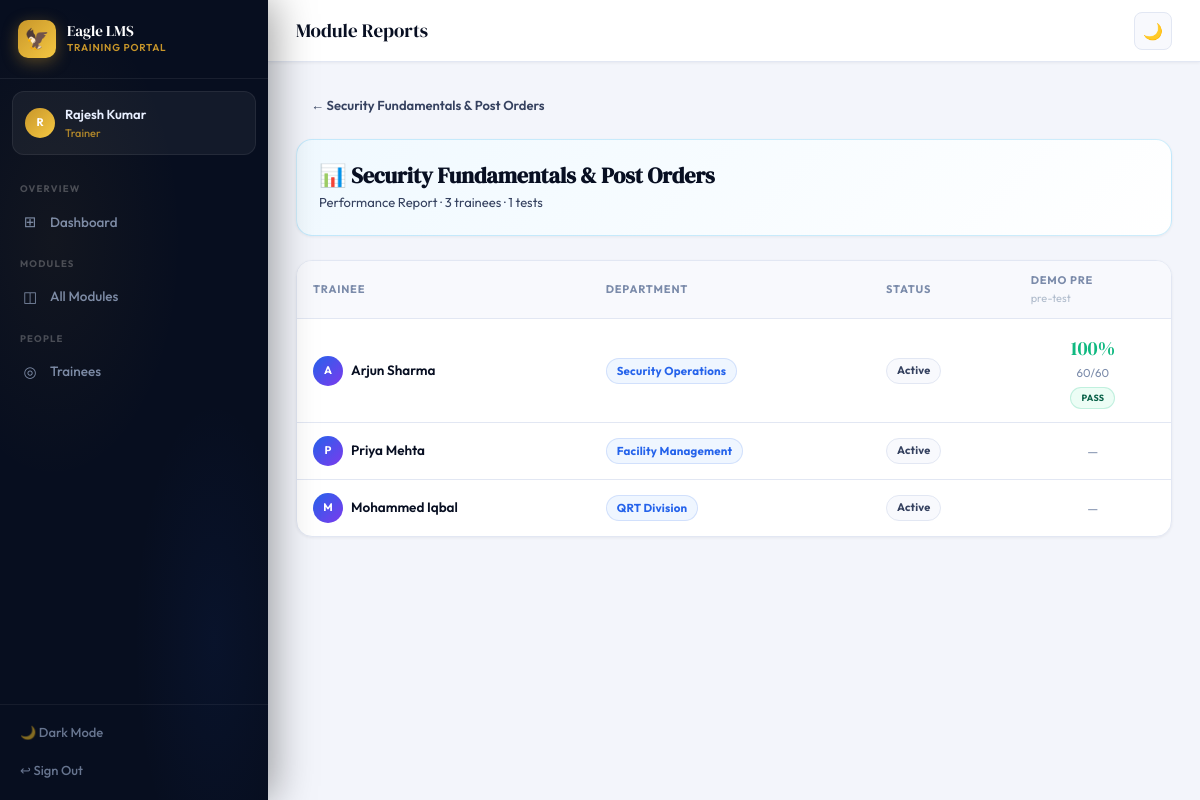
/trainer/module/1/reports (signed in), run on an earlier commit of the app's database.
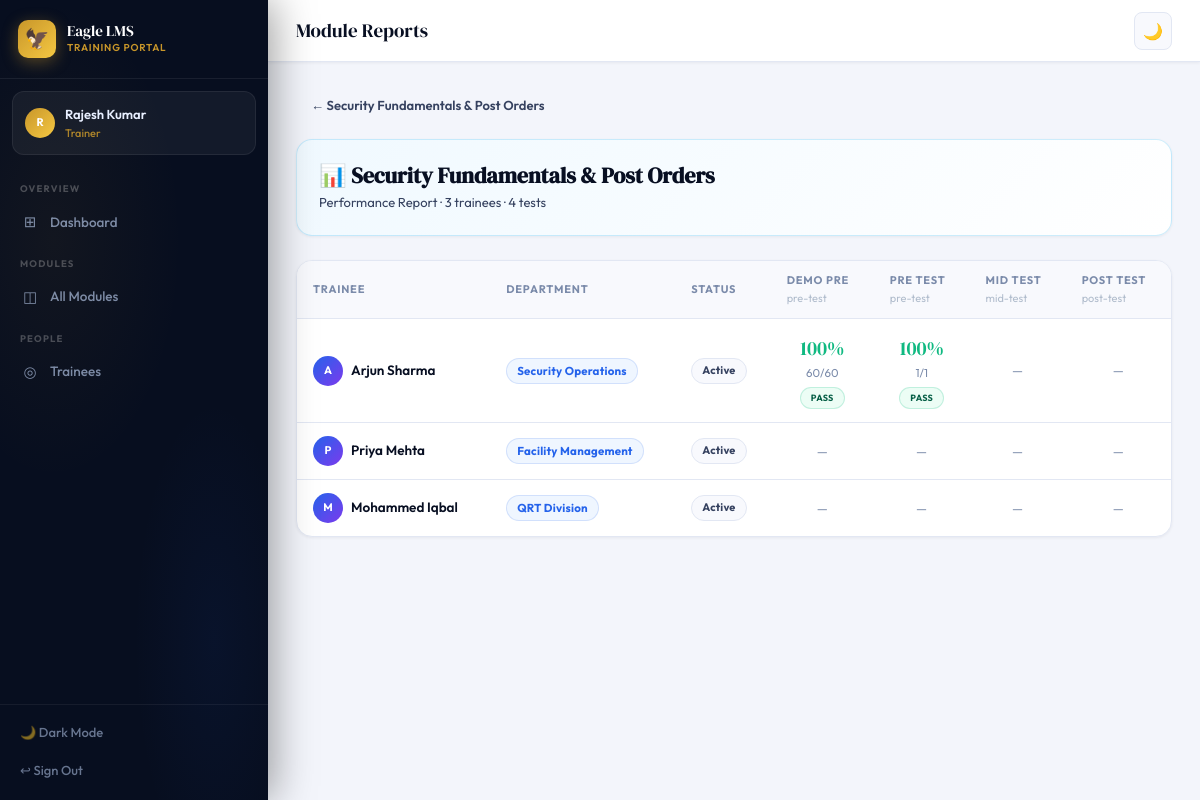
And on a later commit of the database.
### tables this page shows
CREATE TABLE tests(
            id INTEGER PRIMARY KEY AUTOINCREMENT,
            module_id INTEGER, title TEXT NOT NULL,
            test_type TEXT NOT NULL,
            duration_minutes INTEGER DEFAULT 30,
            start_datetime TIMESTAMP, end_datetime TIMESTAMP,
            passing_marks INTEGER DEFAULT 60, max_attempts INTEGER DEFAULT 1,
            created_at TIMESTAMP DEFAULT CURRENT_TIMESTAMP,
            FOREIGN KEY(module_id) REFERENCES modules(id));

CREATE TABLE enrollments(
            id INTEGER PRIMARY KEY AUTOINCREMENT,
            module_id INTEGER, trainee_id INTEGER,
            enrolled_at TIMESTAMP DEFAULT CURRENT_TIMESTAMP,
            completed BOOLEAN DEFAULT 0,
            FOREIGN KEY(module_id) REFERENCES modules(id),
            FOREIGN KEY(trainee_id) REFERENCES users(id),
            UNIQUE(module_id,trainee_id));

CREATE TABLE users(
            id INTEGER PRIMARY KEY AUTOINCREMENT,
            name TEXT NOT NULL, email TEXT UNIQUE NOT NULL,
            password TEXT NOT NULL, role TEXT NOT NULL DEFAULT 'trainee',
            phone TEXT, department TEXT,
            created_at TIMESTAMP DEFAULT CURRENT_TIMESTAMP, profile_pic TEXT);

CREATE TABLE test_attempts(
            id INTEGER PRIMARY KEY AUTOINCREMENT,
            test_id INTEGER, trainee_id INTEGER,
            score INTEGER, total_marks INTEGER, percentage REAL,
            passed BOOLEAN, answers TEXT,
            started_at TIMESTAMP DEFAULT CURRENT_TIMESTAMP,
            submitted_at TIMESTAMP,
            FOREIGN KEY(test_id) REFERENCES tests(id),
            FOREIGN KEY(trainee_id) REFERENCES users(id));

### app.py (the view)
@app.route('/trainer/module/<int:module_id>/reports')
@trainer_required
def module_reports(module_id):
    db=get_db()
    module=db.execute('SELECT * FROM modules WHERE id=?',(module_id,)).fetchone()
    tests=db.execute('SELECT * FROM tests WHERE module_id=?',(module_id,)).fetchall()
    trainees=db.execute('''SELECT u.id,u.name,u.email,u.department,e.completed FROM enrollments e
        JOIN users u ON e.trainee_id=u.id WHERE e.module_id=?''',(module_id,)).fetchall()
    report_data=[]
    for t in trainees:
        row=dict(t); row['attempts']={}
        for test in tests:
            att=db.execute('SELECT * FROM test_attempts WHERE test_id=? AND trainee_id=? ORDER BY started_at DESC',(test['id'],t['id'])).fetchone()
            row['attempts'][test['id']]=dict(att) if att else None
        report_data.append(row)
    return render_template('module_reports.html',module=module,tests=tests,report_data=report_data)

### app.py (called while the page is built)
def get_db():
    db = sqlite3.connect(os.path.join(BASE_DIR, 'lms.db'))
    db.row_factory = sqlite3.Row
    return db

def trainer_required(f):
    @wraps(f)
    def d(*a,**kw):
        if 'user_id' not in session or session.get('role')!='trainer': return redirect(url_for('login'))
        return f(*a,**kw)
    return d

@app.context_processor
def inject_globals():
    nc = 0
    if 'user_id' in session:
        nc = get_db().execute('SELECT COUNT(*) as c FROM notifications WHERE user_id=? AND is_read=0',(session['user_id'],)).fetchone()['c']
    return dict(COMPANY=COMPANY, notif_count=nc)

### templates/module_reports.html (shortened to what this page needs)
{% extends 'base.html' %}
{% block page_title %}Module Reports{% endblock %}
{% block content %}
<div style="margin-bottom:18px"><a href="{{ url_for('trainer_module_detail', module_id=module.id) }}" class="btn btn-ghost btn-sm">← {{ module.title }}</a></div>
<div class="card card-p anim-up mb-6" style="background:linear-gradient(135deg,var(--sky-bg),var(--card));border-color:rgba(14,165,233,.2)">
  <h2 style="font-family:'DM Serif Display',serif;font-size:22px;margin-bottom:4px">📊 {{ module.title }}</h2>
  <p class="t-sm t-secondary">Performance Report · {{ report_data|length }} trainees · {{ tests|length }} tests</p>
</div>
{% if tests %}
<div class="card tbl-wrap anim-up d1">
  <table>
    <thead>
      <tr>
        <th>Trainee</th><th>Department</th><th>Status</th>
        {% for test in tests %}<th>{{ test.title }}<br><span style="font-weight:400;text-transform:none;letter-spacing:0;color:var(--t4)">{{ test.test_type }}-test</span></th>{% endfor %}
      </tr>
    </thead>
    <tbody>
      {% for row in report_data %}
      <tr>
        <td><div class="flex items-c gap-2"><div class="ava ava-sm">{{ row.name[0].upper() }}</div><div style="font-weight:600;font-size:13.5px">{{ row.name }}</div></div></td>
        <td><span class="badge b-blue t-xs">{{ row.department or '—' }}</span></td>
        <td>{% if row.completed %}<span class="badge b-green badge-dot">Done</span>{% else %}<span class="badge b-neutral">Active</span>{% endif %}</td>
        {% for test in tests %}{% set att = row.attempts.get(test.id) %}
        <td>
          {% if att %}
          <div class="center">
            <div style="font-family:'DM Serif Display',serif;font-size:20px;color:{% if att.passed %}var(--green){% else %}var(--red){% endif %}">{{ att.percentage|int }}%</div>
            <div class="t-xs t-muted">{{ att.score }}/{{ att.total_marks }}</div>
            <span class="badge {% if att.passed %}b-green{% else %}b-red{% endif %}" style="margin-top:4px;font-size:9px">{{ 'PASS' if att.passed else 'FAIL' }}</span>
          </div>
          {% else %}<div class="center t-muted t-sm">—</div>{% endif %}
        </td>
        {% endfor %}
      </tr>
      {% endfor %}
    </tbody>
  </table>
</div>
{% endif %}
{% endblock %}

What changed in the data, as far as the page shows it:
added tests: title "PRE TEST", test_type "pre"
added tests: title "MID TEST", test_type "mid"
added tests: title "POST TEST", test_type "post"
added test_attempts: percentage "100", score "1", total_marks "1", passed "PASS"
Also different on the page:
{{ tests|length }}: "1" → "4"
